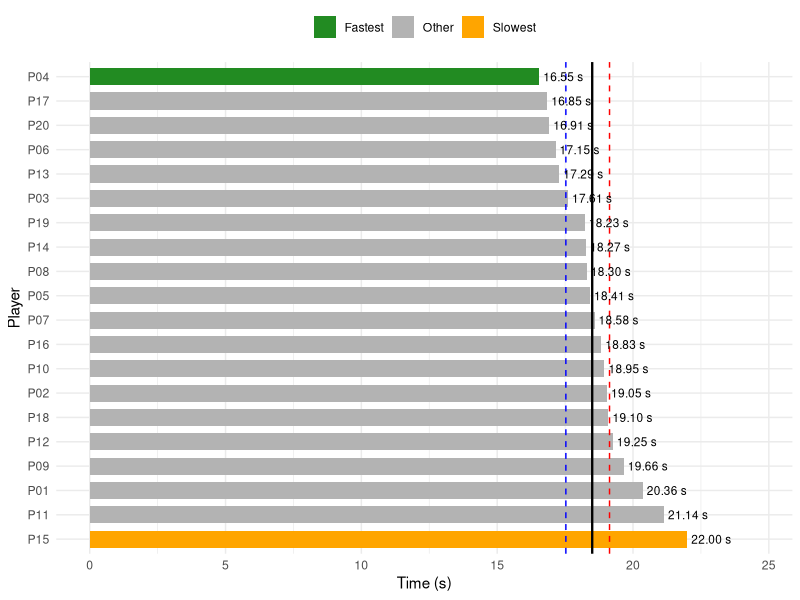
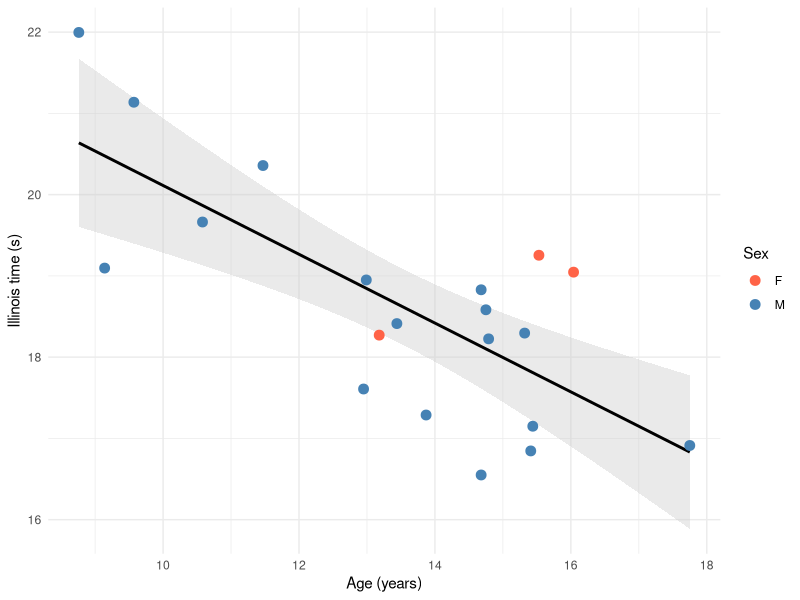
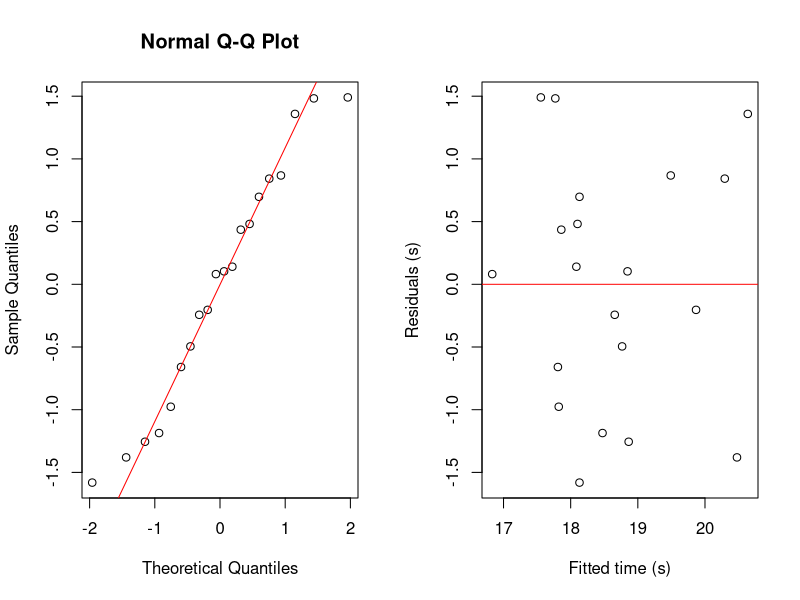

R code for these plots, in order:
## ---- chunk 1
#| label: setup
library(ggplot2)
data <- read.csv(file.path("results", "measures_anonymous.csv"))
## ---- chunk 2
#| label: fig-ranking
#| fig-cap: "Illinois time of each player, from the fastest (top) to the slowest (bottom). Black line: median; blue dashed: Q1; red dashed: Q3."

data_rank <- data[order(data$time_video), ]
data_rank$group <- "Other"
data_rank$group[1] <- "Fastest"
data_rank$group[nrow(data_rank)] <- "Slowest"
data_rank$id <- factor(data_rank$id, levels = rev(data_rank$id))
q <- quantile(data_rank$time_video, probs = c(0.25, 0.50, 0.75))

ggplot(data_rank, aes(x = time_video, y = id, fill = group)) +
  geom_col(width = 0.7) +
  geom_vline(xintercept = q[1], colour = "blue",  linetype = "dashed") +
  geom_vline(xintercept = q[2], colour = "black", linewidth = 0.8) +
  geom_vline(xintercept = q[3], colour = "red",   linetype = "dashed") +
  geom_text(aes(label = sprintf("%.2f s", time_video)), hjust = -0.1, size = 3) +
  scale_fill_manual(values = c(Fastest = "forestgreen", Slowest = "orange", Other = "grey70")) +
  coord_cartesian(xlim = c(0, max(data_rank$time_video) * 1.12)) +
  labs(x = "Time (s)", y = "Player", fill = NULL) +
  theme_minimal() + theme(legend.position = "top")
## ---- chunk 3
#| echo: false
#| label: fig-age
#| fig-cap: "Illinois time according to age. Line: linear regression and its 95% confidence interval."

ggplot(data, aes(x = age_years, y = time_video)) +
  geom_smooth(method = "lm", formula = y ~ x, colour = "black", fill = "grey80") +
  geom_point(aes(colour = sex), size = 3) +
  scale_colour_manual(values = c(F = "tomato", M = "steelblue")) +
  labs(x = "Age (years)", y = "Illinois time (s)", colour = "Sex") +
  theme_minimal()
## ---- chunk 4
#| echo: false
#| label: tbl-regression
#| tbl-cap: "Linear regression of the Illinois time on age."

model <- lm(time_video ~ age_years, data = data)
knitr::kable(summary(model)$coefficients, digits = 4,
             col.names = c("Estimate", "Std. error", "t", "p"))
## ---- chunk 5
#| echo: false
#| label: fig-residuals
#| fig-cap: "Left: QQ plot of the residuals. Right: residuals against fitted values."
#| fig-width: 9
#| fig-height: 4

par(mfrow = c(1, 2))   # two graphs side by side
qqnorm(residuals(model)); qqline(residuals(model), col = "red")
plot(fitted(model), residuals(model),
     xlab = "Fitted time (s)", ylab = "Residuals (s)")
abline(h = 0, col = "red")
par(mfrow = c(1, 1))
## ---- chunk 6
#| echo: false
#| label: shapiro-residuals
shapiro.test(residuals(model))
